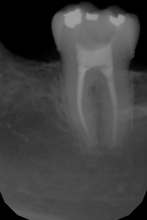
%> input picture Xray_Portugal/Cluster/mfiles/rx4.jpg, 147 x 220 px, shrunk from 1023 x 1536 before the run
$ octave Tests.m   (GNU Octave 9; MATLAB toolbox functions it lacks are replaced by stand-ins)
%> lines starting %> are read from the running program, lines starting %| are printed output that depends on the picture
### Xray_Portugal/Cluster/mfiles/TestSandrine/GlobalKmeans.m

function [Er,M,nb] = GlobalKmeans(X,T,kmax,dyn,bs,pl,distL)
% kmeans - clustering with k-means (or Generalized Lloyd or LBG) algorithm
%
% [Er,M,nb] = GlobalKmeans(X,T,kmax,dyn,dnb,p)
%
% X    - (n x d) d-dimensional input data
% T    - (? x d) d-dimensional test data
% kmax - (maximal) number of means
% dyn  - 0: standard k-means, unif. random subset of data init.
%        1: fast global k-means
%        2: non-greedy, just use kdtree to initiallize the means
%        3: fast global k-means, use kdtree for potential insertion locations
%        4: global k-means algorithm
% dnb  - desired number of buckets on the kd-tree
% pl   - plot the fitting process
%
% returns
% Er - sum of squared distances to nearest mean (second column for test data)
% M  - (k x d) matrix of cluster centers; k is computed dynamically
% nb - number of nodes on the kd-tree (option dyn=[2,3])
%
% Nikos Vlassis & Sjaak Verbeek, 2001, http://www.science.uva.nl/~jverbeek

Er=[]; TEr=[];              % error monitorring

disp('Dimension des donnees')
[n,d]     = size(X)

THRESHOLD = 1e-4;   % relative change in error that is regarded as convergence
nb        = 0;


if pl; figure(1);set(1,'DoubleBuffer','on');end

% initialize
disp('Initialisation')

if dyn==1            % greedy insertion, possible at all points
    disp('greedy insertion, possible at all points')
  k      = 1;
  M      = mean(X);
  K      = sqdist(X',X',distL);
  L      = X;
elseif dyn==2        % use kd-tree results as means
    disp('Use kd-tree results as means')
  k      = kmax;
  M      = kdtree(X,[1:n]',[],1.5*n/k);
  nb     = size(M,1);
  dyn    = 0;
elseif dyn==3
    disp('Fast Global Kmeans')
  L      = kdtree(X,[1:n]',[],1.5*n/bs);  % GLOBAL KMEANS
  nb     = size(L,1);
  k      = 1;
  M      = mean(X);
  K      = sqdist(X',L',distL);
elseif dyn==4
    disp('Global Kmeans')
  k      = 1;
  M      = mean(X);
  K      = sqdist(X',X',distL);
  L      = X;
else
  disp('Use random subset of data as means') % use random subset of data as means
  k      = kmax;
  tmp    = randperm(n);
  M      = X(tmp(1:k),:);
end

Wold = realmax;
iter=1;

while k <= kmax
    disp('itération N°')
    iter
    tic
  kill = [];

  % squared Euclidean distances to means; Dist (k x n)
  Dist = sqdist(M',X',distL);


  % Voronoi partitioning
  [Dwin,Iwin] = min(Dist',[],2);

  % error measures and mean updates
  Wnew = sum(Dwin);

  % update VQ's
  for i=1:size(M,1)
    I = find(Iwin==i);% EMPTY MATRIX
    if size(I,1)>d
      M(i,:) = mean(X(I,:));
    else
     kill = [kill; i];
    end
  end

 if 1-Wnew/Wold < THRESHOLD*(10-9*(k==kmax))
    if dyn & k < kmax

      if dyn == 4
        best_Er = Wnew;

        for i=1:n;
          Wold = Inf;
          Wtmp = Wnew;
          Mtmp = [M; X(i,:)];
          while (1-Wtmp/Wold) > THRESHOLD*10;
        Wold = Wtmp;
            Dist = sqdist(Mtmp',X',distL);
            [Dwin,Iwin] = min(Dist',[],2);

            Wtmp = sum(Dwin);
            for i = 1 : size(Mtmp,1)
              I = find(Iwin==i);
              if size(I,1)>d;
                  Mtmp(i,:) = mean(X(I,:)); end
            end
          end
          if Wtmp < best_Er;   best_M = Mtmp; best_Er = Wtmp; end
        end

        M = best_M;
        Wnew = best_Er;
        if ~isempty(T); tmp=sqdist(T',M',distL); TEr=[TEr; sum(min(tmp,[],2))];end;
        Er=[Er; Wnew];
        k = k+1;

      else
        % try to add a new cluster on some point x_i
        [tmp,new] = max(sum(max(repmat(Dwin,1,size(K,2))-K,0)));
        k = k+1;
        M = [M; L(new,:)+eps];
        if pl;        fprintf( 'new cluster, k=%d\n', k);      end
        [Dwin,Iwin] = min(Dist,[],2);
        Wnew = sum(Dwin);Er=[Er; Wnew];

        if ~isempty(T); tmp=sqdist(T',M',distL); TEr=[TEr; sum(min(tmp,[],2))];end;
      end
    else
      k = kmax+1;
    end
  end
  Wold = Wnew;
 % if pl
 %   plot(X(:,1),X(:,2),'g.',M(:,1),M(:,2),'k.',M(:,1),M(:,2),'k+');
 %   drawnow;
 % end
  iter=iter+1;
  toc
end

 Er=[Er; Wnew];
 if ~isempty(T); tmp=sqdist(T',M',distL); TEr=[TEr; sum(min(tmp,[],2))]; Er=[Er TEr];end;
M(kill,:)=[];

### Xray_Portugal/Cluster/mfiles/TestSandrine/sqdist.m
function d=sqdist(a,b,param)
% SQDIST - computes squared Euclidean distance matrix
%          computes a rectangular matrix of pairwise distances d
% between points in a (given in columns) and points in b
% param == 1 : L1, else L2

% NB: very fast implementation taken from Roland Bunschoten

alpha=0.05;
beta=0.95;

if size(b,1)==3 % b(3,:) correspond au niveau de gris
    % distance géométrique
    if param==1
        %distance géométrique + niveau de gris L1
        aa = sum(a(1:2,:).*a(1:2,:),1); bb = sum(b(1:2,:).*b(1:2,:),1); ab = a(1:2,:)'*b(1:2,:);
        aaI = sum(a(3,:).*a(3,:),1); bbI = sum(b(3,:).*b(3,:),1); abI = a(3,:)'*b(3,:);
        %   Distance géométrique + niveau de gris L1
        d = (alpha*abs(repmat(aa',[1 size(bb,2)]) + repmat(bb,[size(aa,2) 1]) - 2*ab)+beta*abs(repmat(a(3,:)',[1 size(bbI,2)]) - repmat(b(3,:),[size(aaI,2) 1])));
    else
        % Distance géométrique + niveau de gris L2
        aa = sum(a(1:2,:).*a(1:2,:),1); bb = sum(b(1:2,:).*b(1:2,:),1); ab = a(1:2,:)'*b(1:2,:);
        aaI = sum(a(3,:).*a(3,:),1); bbI = sum(b(3,:).*b(3,:),1); abI = a(3,:)'*b(3,:);
        d = (alpha*abs(repmat(aa',[1 size(bb,2)]) + repmat(bb,[size(aa,2) 1]) - 2*ab)+beta*abs(repmat(aaI',[1 size(bbI,2)]) + repmat(bbI,[size(aaI,2) 1])- 2*abI));
    end
else
    % distance niveau de gris
    if param==1
        % distance L1
        aa = sum(a.*a,1); bb = sum(b.*b,1);
        d= abs(repmat(a',[1 size(b,2)]) - repmat(b,[size(a,2) 1]));
    else
        %distance L2
        aa = sum(a.*a,1); bb = sum(b.*b,1); ab = a'*b;
        d = abs(repmat(aa',[1 size(bb,2)]) + repmat(bb,[size(aa,2) 1]) - 2*ab);%/(std(a)*std(b));
    end
end

end

### Xray_Portugal/Cluster/mfiles/TestSandrine/Tests.m
%%%%%%%%%%%
%%
%% Lancement de tests
%%%%%%%%%%%%%%
clc
clear all
close all


I1=imread('rx4.jpg');
%> I1 is the input picture: size 220x147x3 uint8; min 0, max 159, mean 65.1
I=double(I1(:,:,1));
disp('Taille de l image')
[n1,m1,p]=size(I);
%> n1 = 220; m1 = 147; p = 1


% [10 lines of commented-out code are left out]
k=8;

for choix = 1:6
%> this loop made 6 passes; what is shown inside it comes from the first

if choix<=2


% Pour une segmentation en niveau de gris
disp('Premier jeu de donnï¿½es')
points2=zeros(n1*m1,1);
points=I(:);

%%Taille du jeu de donnï¿½es
disp('nbre de points')
[n,m]=size(points);
%> n = 32340; m = 1


%% Mï¿½thode 1 ou 2 : Global Kmeans avec distance niveau de gris L1 ou L2
disp('Test du Global Kmeans L1 ou L2')
[Er,M,nb] = GlobalKmeans(points,[],k,0,0,0,choix);
%> in GlobalKmeans, `M      = X(tmp(1:k),:);`: M = [116; 116; 72; 0; 111; 69; 100; 56]
%> the loop in GlobalKmeans, `while k <= kmax` made 5 passes
%> Wold on passes 1 to 5: 153576, 121354.9, 118002.2, 117660.7, 117949.8
%> after the loop in GlobalKmeans, `while k <= kmax`: M = [141.9; 118.9; 75.93; 1.83; 106.4; 64.76; 91.75; 50.81]; iter = 6; k = 9
%> in GlobalKmeans, `Er=[Er; Wnew];`: Er = 117949.8
%> Er = 117949.8; nb = 0
%dyn=1 fast global kmeans ,
%dyn=4 global kmeans
% dyn=0 for random initialisation


[distance]=sqdist(M',points',choix);
[~,IDX]=min(distance',[],2);

  figure
 hold on
 colormap('gray');
 subplot(1,2,1)
 imagesc(I1)
 title(['Original data ' ]);
 subplot(1,2,2)
 I4=reshape(IDX,n1,m1);
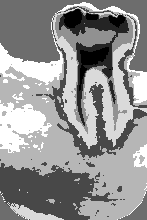
%> I4: size 220x147 double; min 1, max 8, mean 5.07; drawn with min black and max white
 I4=ipermute(I4,[1,2,3]);
 I5=uint8(I4);
 imagesc(I5)
 rotate3d on
 title('Global Kmeans distance L')

 %DetectContour

elseif choix<=4

%Pour une segmentation gï¿½omï¿½trique + niveau de gris
 disp('Deuxiï¿½me jeu de donnï¿½es')
Data=zeros(n1*m1,3);
for i=1:n1
  for j=1:m1
      Data((i-1)*m1+j,:)=[i/n1,j/m1,I(i,j)/255];
  end
end
points=Data;


%%Taille du jeu de donnï¿½es
disp('nbre de points')
[n,m]=size(points);


%% Mï¿½thode 3 : Global Kmeans avec distance gï¿½omï¿½trique
disp('Test du Global Kmeans Gï¿½omï¿½trique L')
[Er,M,nb] = GlobalKmeans(points,[],k,0,0,0,choix-2);
%dyn=1 fast global kmeans ,
%dyn=4 global kmeans
% dyn=0 for random initialisation


[distance]=sqdist(M',points',choix-2);
[~,IDX]=min(distance',[],2);

  figure
 hold on
 colormap('gray');
 subplot(1,2,1)
 imagesc(I1)
 title(['Original data ' ]);
 subplot(1,2,2)
 I4=reshape(IDX,m1,n1);
 I4=ipermute(I4,[2,1,3]);
 I5=uint8(I4);
 imagesc(I5)
 title('Global Kmeans Gï¿½omï¿½trique')

 %DetectContour

else
    % Pour une segmentation en niveau de gris
disp('Premier jeu de donnï¿½es')
points2=zeros(n1*m1,1);
points=I(:);

%%Taille du jeu de donnï¿½es
disp('nbre de points')
[n,m]=size(points);


%% Mï¿½thode 4 : Algorithme Kmeans sur image
disp('Test du Kmeans')
if choix==5
    disp('Distance L1')
    [IDX,C]=kmeans(points,k,'start','uniform','distance','cityblock');
else
    disp('Distance L2')
    [IDX,C]=kmeans(points,k,'start','uniform');

end

 figure
 hold on
 colormap('gray');
 subplot(1,2,1)
 imagesc(I1)
 title(['Original data ' ]);
 subplot(1,2,2)
 I4=reshape(IDX,n1,m1);
 I4=ipermute(I4,[1,2,3]);
 I5=uint8(I4);
 imagesc(I5)
 rotate3d on
 title('Kmeans');

end

 end


$ run again, with Xray_Portugal/Cluster/mfiles/rx2.jpg copied over Xray_Portugal/Cluster/mfiles/rx4.jpg
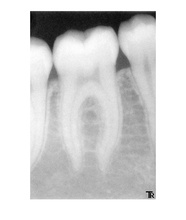
%> input picture Xray_Portugal/Cluster/mfiles/rx2.jpg, 186 x 220 px, shrunk from 506 x 598 before the run
%> I1 is the input picture: size 220x186x3 uint8; min 4, max 255, mean 213.4
%> in GlobalKmeans, `M      = X(tmp(1:k),:);`: M = [253; 255; 251; 29; 26; 222; 184; 180]
%> the loop in GlobalKmeans, `while k <= kmax` made 15 passes
%> Wold on passes 4, 5, 6, 8, 9, 10, 11, 12: 153879.4, 148873.6, 145909.3, 141076.3, 138086.3, 134685.2, 131643.9, 129510.5
%> after the loop in GlobalKmeans, `while k <= kmax`: M = [236.1; 254.7; 220.1; 101.2; 30.19; 202.4; 183.3; 162.9]; iter = 16; k = 9
%> in GlobalKmeans, `Er=[Er; Wnew];`: Er = 126941.2
%> `[Er,M,nb] = GlobalKmeans(points,[],k,0,0,0,choix);`: nb = 0
%> `I4=reshape(IDX,n1,m1);`:
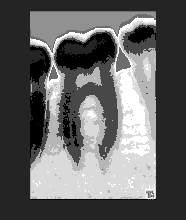
%> I4: size 220x186 double; min 1, max 8, mean 3.77; drawn with min black and max white

$ run again, with Xray_Portugal/Cluster/mfiles/rx3.jpg copied over Xray_Portugal/Cluster/mfiles/rx4.jpg
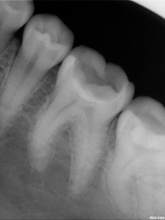
%> input picture Xray_Portugal/Cluster/mfiles/rx3.jpg, 165 x 220 px, shrunk from 1200 x 1600 before the run
%> I1 is the input picture: size 220x165x3 uint8; min 0, max 241, mean 100.7
%> in GlobalKmeans, `M      = X(tmp(1:k),:);`: M = [5; 3; 166; 124; 129; 97; 7; 38]
%> the loop in GlobalKmeans, `while k <= kmax` made 25 passes
%> Wold on passes 1 to 5: 307388, 251381.5, 240211.9, 235673.8, 232216.7
%> after the loop in GlobalKmeans, `while k <= kmax`: M = [11.02; 2.81; 184.7; 129.5; 153.8; 107.3; 56.01; 86.16]; iter = 26; k = 9
%> in GlobalKmeans, `Er=[Er; Wnew];`: Er = 198154.5
%> `[Er,M,nb] = GlobalKmeans(points,[],k,0,0,0,choix);`: nb = 0
%> `I4=reshape(IDX,n1,m1);`:
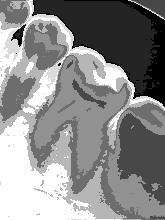
%> I4: size 220x165 double; min 1, max 8, mean 4.79; drawn with min black and max white

$ run again, with Xray_Portugal/Cluster/mfiles/rx5.jpg copied over Xray_Portugal/Cluster/mfiles/rx4.jpg
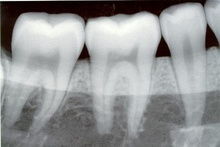
%> input picture Xray_Portugal/Cluster/mfiles/rx5.jpg, 220 x 147 px, shrunk from 446 x 298 before the run
%> I1 is the input picture: size 147x220x3 uint8; mean R, G, B 148.9, 150.1, 150.7
%> `I=double(I1(:,:,1));`:
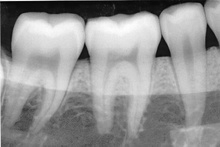
%> I: size 147x220 double; min 2, max 254, mean 148.9
%> in GlobalKmeans, `M      = X(tmp(1:k),:);`: M = [128; 119; 188; 111; 203; 29; 141; 101]
%> the loop in GlobalKmeans, `while k <= kmax` made 17 passes
%> Wold on passes 1, 2, 4, 5, 6: 314673, 249079.3, 236334.6, 230404.6, 225364
%> after the loop in GlobalKmeans, `while k <= kmax`: M = [149.9; 125.3; 198.8; 105.8; 228.4; 22.2; 173.2; 81.86]; iter = 18; k = 9
%> in GlobalKmeans, `Er=[Er; Wnew];`: Er = 207860
%> `[Er,M,nb] = GlobalKmeans(points,[],k,0,0,0,choix);`: nb = 0
%> `I4=reshape(IDX,n1,m1);`:
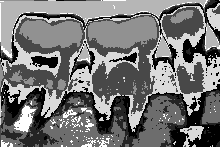
%> I4: size 147x220 double; min 1, max 8, mean 4.23; drawn with min black and max white
